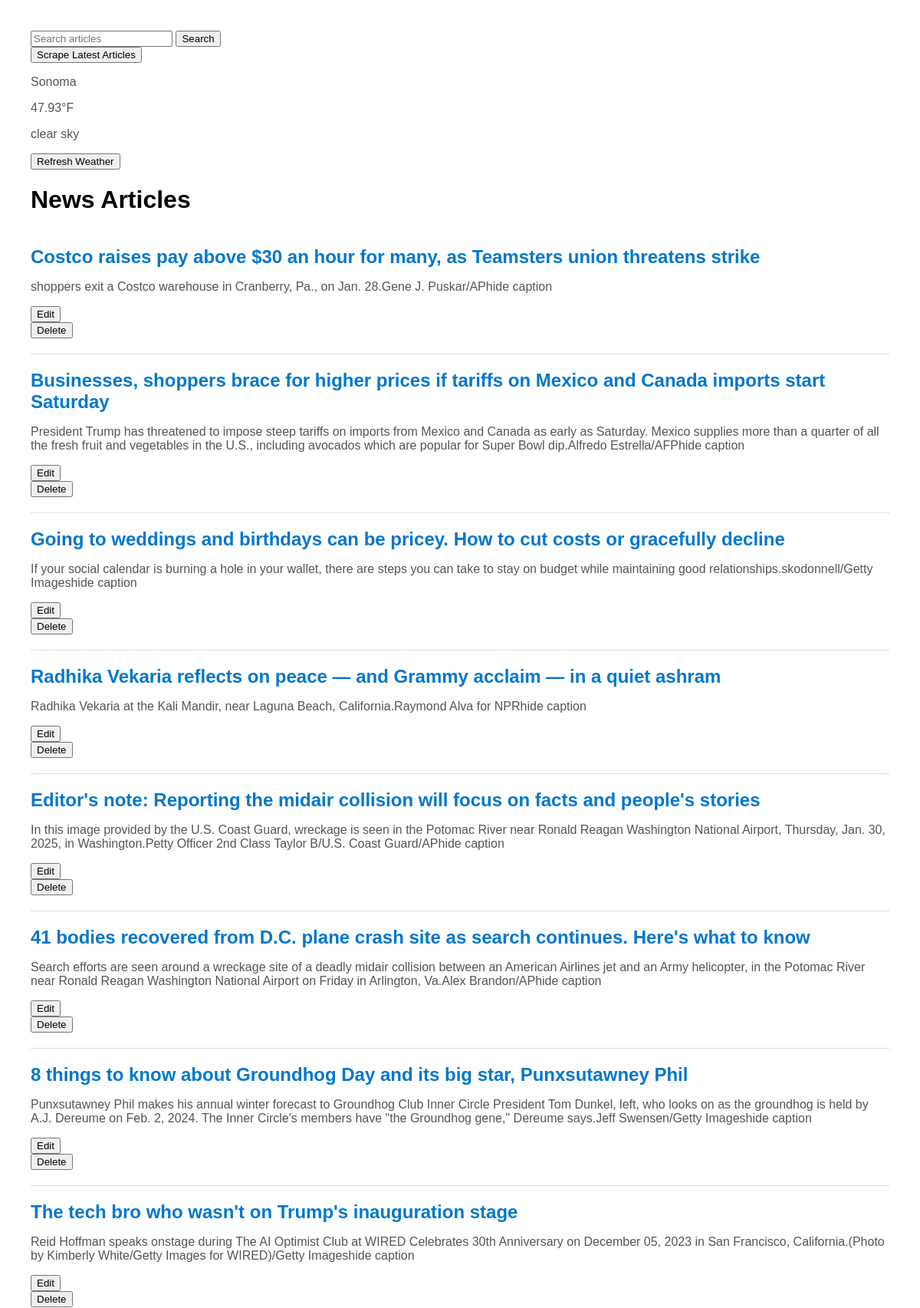
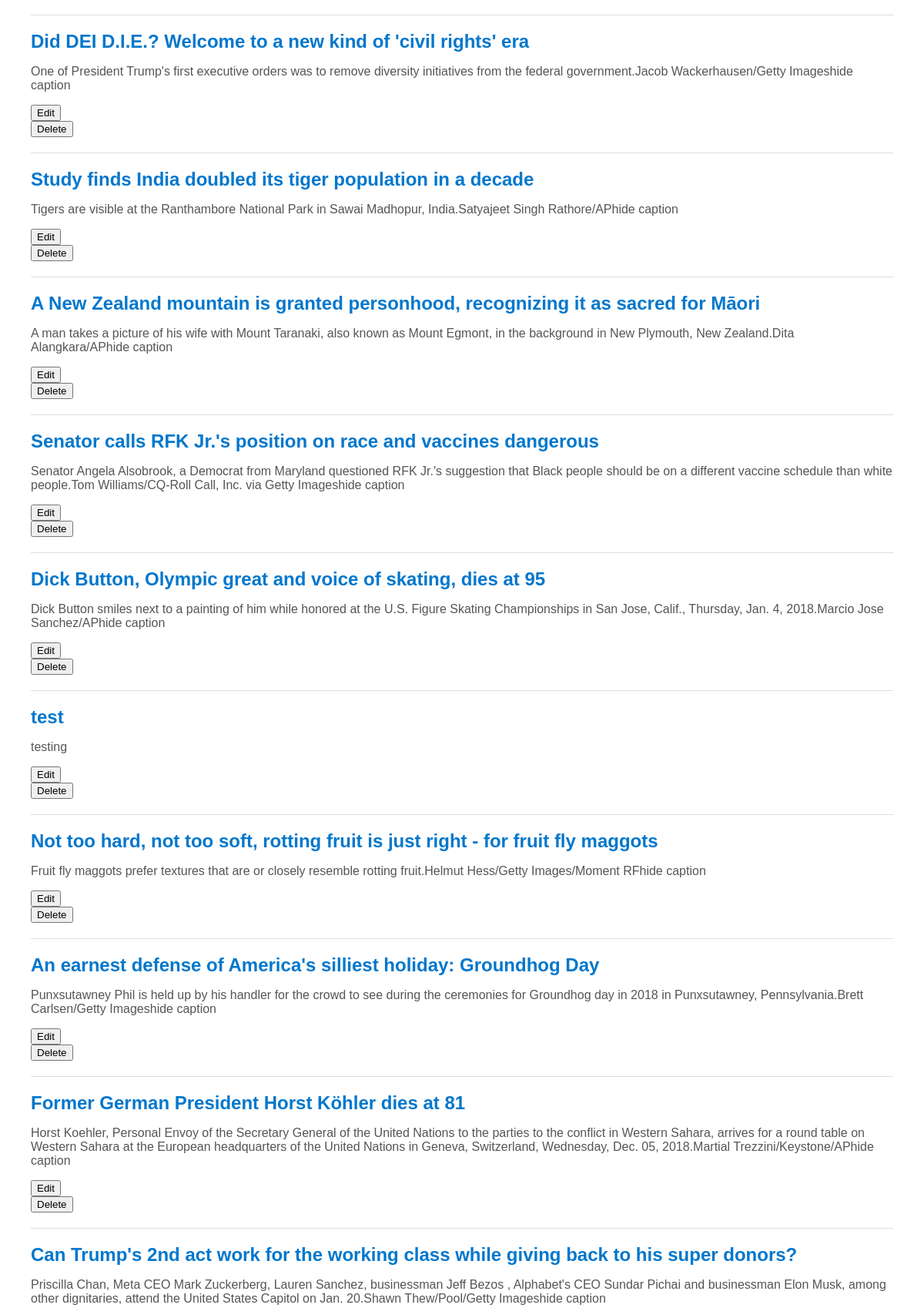
The page / (upper part) on the database its author committed (2 pictures, top to bottom).
### models.py (models this page shows)
class Weather(Base): # New class that inherits from Base to map to database table
    __tablename__ = 'weather' # Specifies name of database table
    id = Column(Integer, primary_key=True) # Defines column named id which is an integer and primary key
    temp = Column(Float, nullable=False) # Defines column named temp
    city = Column(String, nullable=False, default=DEFAULT_CITY) # Defines column named city and the default is DEFAULT_CITY
    description = Column(String, nullable=False) # Defines column named description
    last_updated = Column(DateTime, default=lambda: datetime.now(timezone.utc)) # Defines column named last_updated using a callable lambda function to dynamically assign a default value determined at runtime

class NewsArticle(Base): # New class that inherits from Base to map to database table
    __tablename__ = 'news_articles' # Specifies name of database table
    id = Column(Integer, primary_key=True)  # Defines column named id which is an integer and primary key
    headline = Column(String, nullable=False) # Defines column to store strings for article headlines
    summary = Column(String, nullable=True) # Defines column to store strings for summary of the articles
    link = Column(String, nullable=False) # Defines column to store strings for urls of the articles

### app.py (the view)
@app.route('/')
def index():
    session.expire_all() # Ensures the session fetches fresh data
    news_articles = session.query(NewsArticle).all()
    weather_data = session.query(Weather).first()
    return render_template('index.html', articles=news_articles, weather=weather_data)

### app.py (called while the page is built)
@app.before_request
def refresh_session():
    session.close()  # Rollback any pending transactions
    session.expire_all()  # Ensure fresh data is loaded

### templates/index.html (shortened to what this page needs)
<!DOCTYPE html>
<html lang="en">
<head>
</head>
<body>
    <form action="/search" method="GET">
        <input type="text" name="query" placeholder="Search articles">
        <button type="submit">Search</button>
    </form>
    <form action="/scrape" method="POST">
        <button type="submit">Scrape Latest Articles</button>
    </form>
    <div class="weather-widget">
        {% if weather %}
        <p>{{weather.city}}</p>
        <p>{{weather.temp}}°F</p>
        <p>{{weather.description}}</p>
        {% else %}
        <p>Weather data unavailable</p>
        {% endif %}
        <form action="/update_weather" method="POST">
            <button type="submit">Refresh Weather</button>
        </form>
    </div>
    <h1><a href="/" style="text-decoration: none; color: inherit;">News Articles</a></h1>
    {% for article in articles %}
    <div class="news-article">
        <h2><a href="{{ article.link }}" target="_blank">{{ article.headline }}</a></h2>
        <p>{{ article.summary }}</p>
        <form action="/edit/{{ article.id }}" method="GET">
            <button type="submit">Edit</button>
        </form>
        <form action="/delete/{{ article.id }}" method="POST" onsubmit="return confirm('Are you sure?');">
            <button type="submit">Delete</button>
        </form>
    </div>
    {% endfor %}
</body>
</html>

### templates/index.html (style rules this page uses)
body { font-family: Arial, sans-serif; margin: 40px; }
.news-article { border-bottom: 1px solid #ddd; padding: 20px 0; }
h2 { margin: 0; font-size: 24px; }
p { color: #555; }
a { text-decoration: none; color: #0077cc; }

### rows shown on the page
Weather: city "Sonoma", temp "47.93", description "clear sky"
NewsArticle: headline "Costco raises pay above $30 an hour for many, as Teamsters union threatens strike", summary "shoppers exit a Costco warehouse in Cranberry, Pa., on Jan. 28.Gene J. Puskar/APhide caption"
NewsArticle: headline "Businesses, shoppers brace for higher prices if tariffs on Mexico and Canada imports start Saturday", summary "President Trump has threatened to impose steep tariffs on imports from Mexico and Canada as early as Saturday. Mexico supplies more than a quarter of all the fresh fruit and vegetables in the U.S., including avocados which are popular for Super Bowl dip.Alfredo Estrella/AFPhide caption"
NewsArticle: headline "Going to weddings and birthdays can be pricey. How to cut costs or gracefully decline", summary "If your social calendar is burning a hole in your wallet, there are steps you can take to stay on budget while maintaining good relationships.skodonnell/Getty Imageshide caption"
NewsArticle: headline "Radhika Vekaria reflects on peace — and Grammy acclaim — in a quiet ashram", summary "Radhika Vekaria at the Kali Mandir, near Laguna Beach, California.Raymond Alva for NPRhide caption"
NewsArticle: headline "Editor's note: Reporting the midair collision will focus on facts and people's stories", summary "In this image provided by the U.S. Coast Guard, wreckage is seen in the Potomac River near Ronald Reagan Washington National Airport, Thursday, Jan. 30, 2025, in Washington.Petty Officer 2nd Class Taylor B/U.S. Coast Guard/APhide caption"
NewsArticle: headline "41 bodies recovered from D.C. plane crash site as search continues. Here's what to know", summary "Search efforts are seen around a wreckage site of a deadly midair collision between an American Airlines jet and an Army helicopter, in the Potomac River near Ronald Reagan Washington National Airport on Friday in Arlington, Va.Alex Brandon/APhide caption"
NewsArticle: headline "8 things to know about Groundhog Day and its big star, Punxsutawney Phil", summary "Punxsutawney Phil makes his annual winter forecast to Groundhog Club Inner Circle President Tom Dunkel, left, who looks on as the groundhog is held by A.J. Dereume on Feb. 2, 2024. The Inner Circle's members have \"the Groundhog gene,\" Dereume says.Jeff Swensen/Getty Imageshide caption"
NewsArticle: headline "The tech bro who wasn't on Trump's inauguration stage", summary "Reid Hoffman speaks onstage during The AI Optimist Club at WIRED Celebrates 30th Anniversary on December 05, 2023 in San Francisco, California.(Photo by Kimberly White/Getty Images for WIRED)/Getty Imageshide caption"
NewsArticle: headline "Did DEI D.I.E.? Welcome to a new kind of 'civil rights' era", summary "One of President Trump's first executive orders was to remove diversity initiatives from the federal government.Jacob Wackerhausen/Getty Imageshide caption"
NewsArticle: headline "Study finds India doubled its tiger population in a decade", summary "Tigers are visible at the Ranthambore National Park in Sawai Madhopur, India.Satyajeet Singh Rathore/APhide caption"
NewsArticle: headline "A New Zealand mountain is granted personhood, recognizing it as sacred for Māori", summary "A man takes a picture of his wife with Mount Taranaki, also known as Mount Egmont, in the background in New Plymouth, New Zealand.Dita Alangkara/APhide caption"
NewsArticle: headline "Senator calls RFK Jr.'s position on race and vaccines dangerous", summary "Senator Angela Alsobrook, a Democrat from Maryland questioned RFK Jr.'s suggestion that Black people should be on a different vaccine schedule than white people.Tom Williams/CQ-Roll Call, Inc. via Getty Imageshide caption"
NewsArticle: headline "Dick Button, Olympic great and voice of skating, dies at 95", summary "Dick Button smiles next to a painting of him while honored at the U.S. Figure Skating Championships in San Jose, Calif., Thursday, Jan. 4, 2018.Marcio Jose Sanchez/APhide caption"
NewsArticle: headline "test", summary "testing"
NewsArticle: headline "Not too hard, not too soft, rotting fruit is just right - for fruit fly maggots", summary "Fruit fly maggots prefer textures that are or closely resemble rotting fruit.Helmut Hess/Getty Images/Moment RFhide caption"
NewsArticle: headline "An earnest defense of America's silliest holiday: Groundhog Day", summary "Punxsutawney Phil is held up by his handler for the crowd to see during the ceremonies for Groundhog day in 2018 in Punxsutawney, Pennsylvania.Brett Carlsen/Getty Imageshide caption"
NewsArticle: headline "Former German President Horst Köhler dies at 81", summary "Horst Koehler, Personal Envoy of the Secretary General of the United Nations to the parties to the conflict in Western Sahara, arrives for a round table on Western Sahara at the European headquarters of the United Nations in Geneva, Switzerland, Wednesday, Dec. 05, 2018.Martial Trezzini/Keystone/APhide caption"
NewsArticle: headline "Can Trump's 2nd act work for the working class while giving back to his super donors?", summary "Priscilla Chan, Meta CEO Mark Zuckerberg, Lauren Sanchez, businessman Jeff Bezos , Alphabet's CEO Sundar Pichai and businessman Elon Musk, among other dignitaries, attend the United States Capitol on Jan. 20.Shawn Thew/Pool/Getty Imageshide caption"
